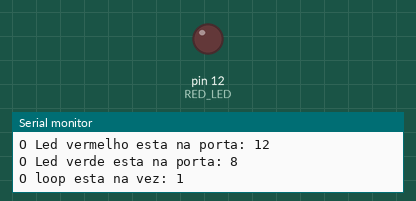
Simulated run of this sketch. Board: Arduino Uno, built with avr-gcc and run on an emulated ATmega328P. Parts: output pins drawn as LEDs (lit = HIGH), the last lines printed to the serial monitor.

Above: at 1.0 s.
At 2.5 s:
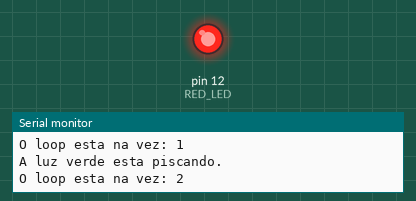
Timing chart, 0 to 5.2 s (numbered marks = the images above):
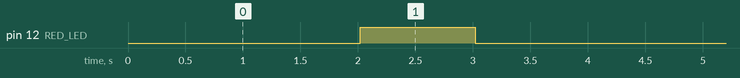

The sketch:

MonitorSerial.ino
```cpp
// C++ code
//Define o pino do LED
#define RED_LED 12
#define GREEN_LED 8
//Inicializando contador
int counter = 1;
/*
Função para imprimir no Monitor Serial
*/
void debug(char title[], int integerToDebug){
  Serial.print(title);
  Serial.print(integerToDebug);
  Serial.print("\n");
}

void blinkLight(int pin, char color[]){
  digitalWrite(pin, HIGH);
  delay(1000);
  Serial.print("A luz ");
  Serial.print(color);
  Serial.print(" esta piscando.");
  Serial.println();
  digitalWrite(pin, LOW);
  delay(1000);
}
void setup()
{
  Serial.begin(9600);
  pinMode(RED_LED, OUTPUT);

  debug("O Led vermelho esta na porta: ", RED_LED);
  debug("O Led verde esta na porta: ", GREEN_LED);

}

void loop()
{
  debug("O loop esta na vez: ",counter);
  if(counter%2 == 0){
    blinkLight(RED_LED, "vermelha");
  } else {
    blinkLight(GREEN_LED, "verde");
  }

  counter++;

}
```

Measured:
- by itself, pin 12 (RED_LED): alternates HIGH for 1.0 s and LOW for 3.0 s
